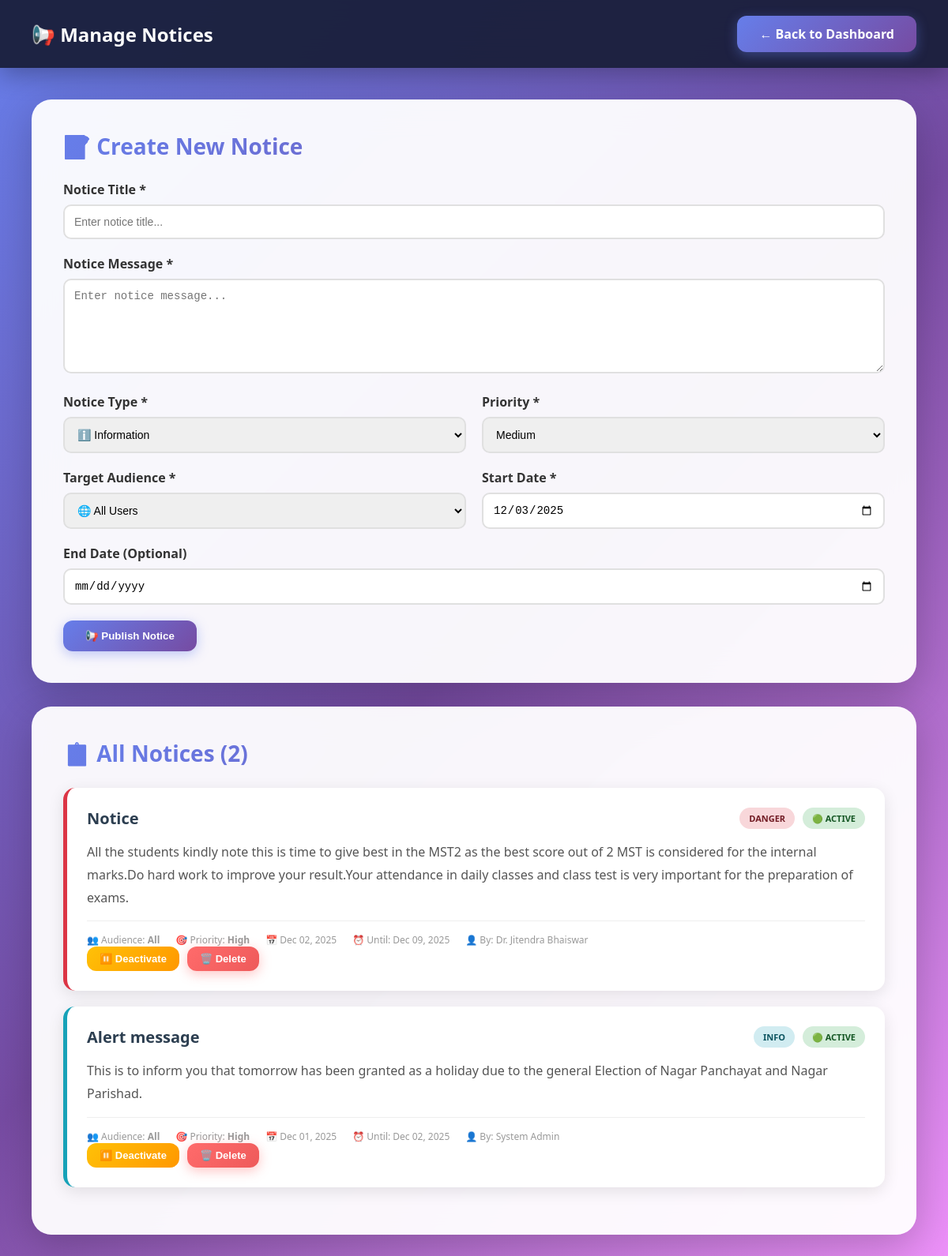
Before: /hod/manage_notices.php (signed in) with the older database file.
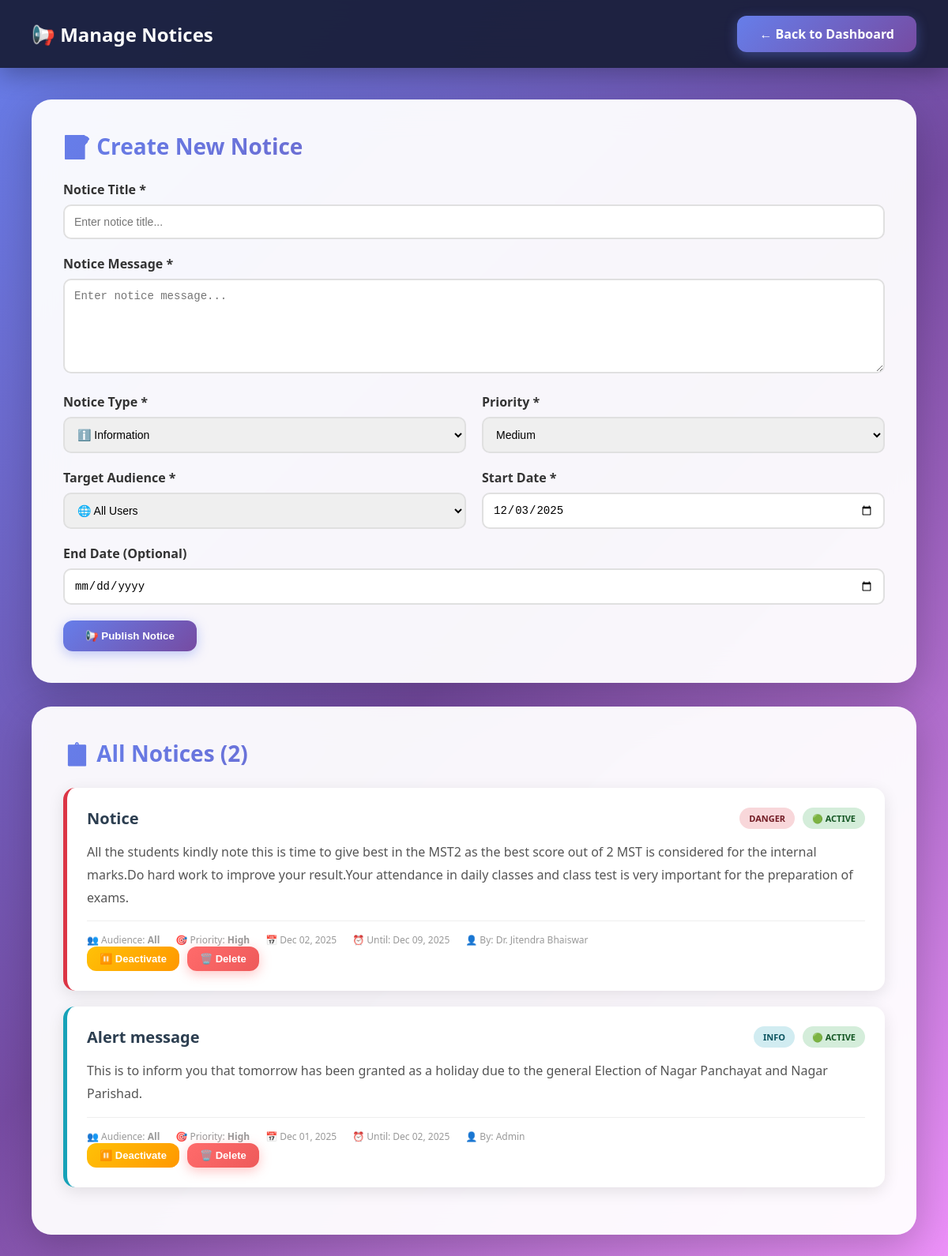
After: the same page with the newer database file.
### tables this page shows
CREATE TABLE `notices` (
  `id` int(11) NOT NULL,
  `title` varchar(255) NOT NULL,
  `message` text NOT NULL,
  `notice_type` enum('info','warning','success','danger') DEFAULT 'info',
  `priority` enum('low','medium','high') DEFAULT 'medium',
  `target_audience` enum('all','students','teachers','hods','parents') DEFAULT 'all',
  `is_active` tinyint(1) DEFAULT 1,
  `start_date` date NOT NULL,
  `end_date` date DEFAULT NULL,
  `created_by` int(11) NOT NULL,
  `created_at` timestamp NOT NULL DEFAULT current_timestamp(),
  `updated_at` timestamp NOT NULL DEFAULT current_timestamp() ON UPDATE current_timestamp()
);

CREATE TABLE `users` (
  `id` int(11) NOT NULL,
  `username` varchar(50) NOT NULL,
  `password` varchar(255) NOT NULL,
  `full_name` varchar(100) NOT NULL,
  `email` varchar(100) NOT NULL,
  `phone` varchar(15) DEFAULT NULL,
  `photo` varchar(255) DEFAULT NULL,
  `role` enum('admin','hod','teacher','student','parent','superadmin') NOT NULL,
  `department_id` int(11) DEFAULT NULL,
  `is_active` tinyint(1) DEFAULT 1,
  `created_at` timestamp NOT NULL DEFAULT current_timestamp()
);

### hod/manage_notices.php (the view, shortened to what the changed rows need)
<?php
require_once '../db.php';
$notices = $conn->query("SELECT n.*, u.full_name as created_by_name FROM notices n JOIN users u ON n.created_by = u.id ORDER BY n.created_at DESC");
?>
<!DOCTYPE html>
<html lang="en">
<head>
</head>
<body>
    <nav class="navbar">
        <h1>📢 Manage Notices</h1>
    </nav>
    <div class="main-content">
        <div class="card">
            <h2>📝 Create New Notice</h2>
        </div>
        <div class="card">
            <h2>📋 All Notices (<?php echo $notices->num_rows; ?>)</h2>
            <?php if ($notices->num_rows > 0): ?>
                <?php while ($notice = $notices->fetch_assoc()): ?>
                    <div class="notice-card <?php echo $notice['notice_type']; ?>">
                        <div class="notice-header">
                            <div class="notice-title"><?php echo htmlspecialchars($notice['title']); ?></div>
                            <div class="notice-badges">
                                <span class="badge badge-<?php echo $notice['notice_type']; ?>">
                                    <?php echo strtoupper($notice['notice_type']); ?>
                                </span>
                                <span class="badge badge-<?php echo $notice['is_active'] ? 'success' : 'danger'; ?>">
                                    <?php echo $notice['is_active'] ? '🟢 Active' : '🔴 Inactive'; ?>
                                </span>
                            </div>
                        </div>
                        <div class="notice-message"><?php echo nl2br(htmlspecialchars($notice['message'])); ?></div>
                        <div class="notice-meta">
                            <span>👥 Audience: <strong><?php echo ucfirst($notice['target_audience']); ?></strong></span>
                            <span>🎯 Priority: <strong><?php echo ucfirst($notice['priority']); ?></strong></span>
                            <span>📅 <?php echo date('M d, Y', strtotime($notice['start_date'])); ?></span>
                            <?php if ($notice['end_date']): ?>
                                <span>⏰ Until: <?php echo date('M d, Y', strtotime($notice['end_date'])); ?></span>
                            <?php endif; ?>
                            <span>👤 By: <?php echo htmlspecialchars($notice['created_by_name']); ?></span>
                        </div>
                        <div class="notice-actions">
                            <form method="POST" style="display: inline;">
                                <button type="submit" name="toggle_status" class="btn <?php echo $notice['is_active'] ? 'btn-warning' : 'btn-success'; ?> btn-sm">
                                    <?php echo $notice['is_active'] ? '⏸️ Deactivate' : '▶️ Activate'; ?>
                                </button>
                            </form>
                            <form method="POST" style="display: inline;" onsubmit="return confirm('Are you sure you want to delete this notice?');">
                                <button type="submit" name="delete_notice" class="btn btn-danger btn-sm">🗑️ Delete</button>
                            </form>
                        </div>
                    </div>
                <?php endwhile; ?>
            <?php endif; ?>
        </div>
    </div>
</body>
</html>

Changed rows visible on the page:
changed through a linked row, notices "Alert message": users.full_name "System Admin" → "Admin"
